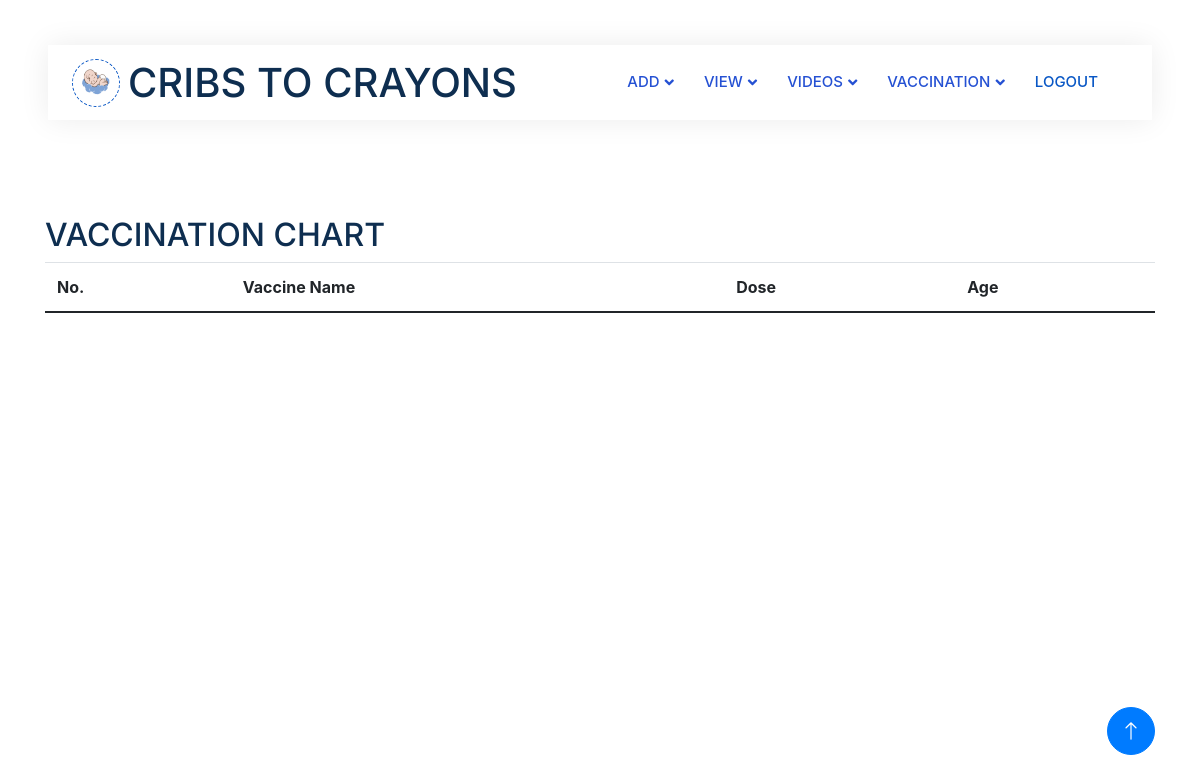
Page /mainviewvaccine (signed in) on the earlier database version.
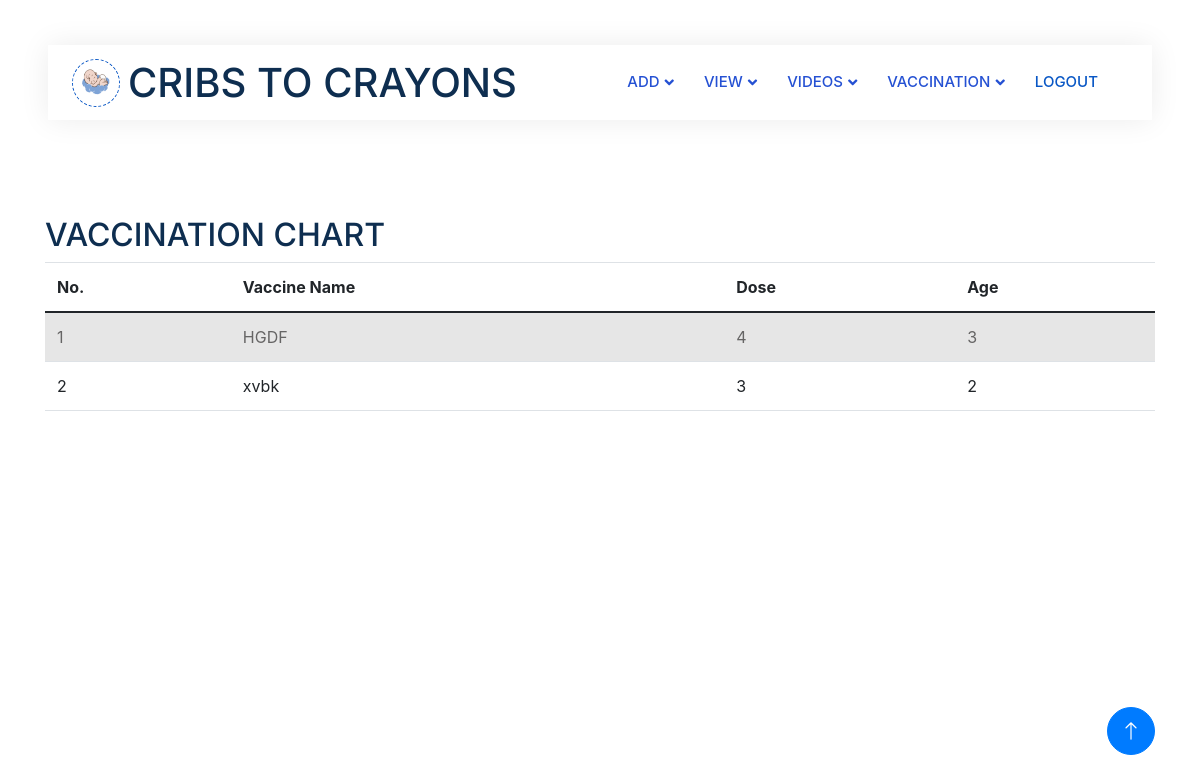
Same page on the later database version.
### app1/models.py (models this page shows)
class Vaccination(models.Model):
     hospital_id=models.ForeignKey(Hospital,on_delete=models.CASCADE)
     Vaccination_name=models.CharField(max_length=100,blank=True,null=True)
     Dose=models.IntegerField(null=True, blank=True)
     Age=models.IntegerField(null=True, blank=True)

### app1/views.py (the view)
# urls.py: path('mainviewvaccine',views.mainview_vaccine,name="mainviewvaccine"),
def mainview_vaccine(request):
    log_id=LoginUser.objects.get(id=request.user.id)
    hospital=Hospital.objects.get(login_id=log_id)
    vaccine=Vaccination.objects.filter(hospital_id=hospital)
    context={
        'vaccine':vaccine
    }
    return render(request,'Hospital/viewmainvaccine.html',context)

### template/Hospital/viewmainvaccine.html (shortened to what this page needs)
<!DOCTYPE html>
<html lang="en">
{% load static %}
<head>
    <link href="https://cdnjs.cloudflare.com/ajax/libs/font-awesome/5.10.0/css/all.min.css" rel="stylesheet">
    <link href="https://cdn.jsdelivr.net/npm/bootstrap-icons@1.4.1/font/bootstrap-icons.css" rel="stylesheet">
    <link href="{% static 'js/animate.min.css' %}" rel="stylesheet">
    <link href="{% static 'js/owl.carousel.min.css' %}" rel="stylesheet">
    <link href="{% static 'css/bootstrap.min.css' %}" rel="stylesheet">
    <link rel="stylesheet" href="https://stackpath.bootstrapcdn.com/bootstrap/4.5.2/css/bootstrap.min.css">
    <link href="{% static 'css/style.css' %}" rel="stylesheet">
</head>
<body>
    <div class="container-xxl bg-white p-0">
        <div class="container-fluid nav-bar bg-transparent">
            <nav class="navbar navbar-expand-lg bg-white navbar-light py-0 px-4">
                <a href="index.html" class="navbar-brand d-flex align-items-center text-center">
                    <div class="icon p-2 me-2">
                        <img class="img-fluid" src="{% static 'img/logo.gif' %}" alt="Icon" style="width: 30px; height: 30px;">
                    </div>
                    <h1 class="m-0 " >CRIBS TO CRAYONS</h1>
                </a>
                <div class="collapse navbar-collapse" id="navbarCollapse">
                    <div class="navbar-nav ms-auto">
                        <div class="nav-item dropdown">
                            <a href="#" class="nav-link dropdown-toggle" data-bs-toggle="dropdown">ADD</a>
                        </div>
                        <div class="nav-item dropdown">
                          <a href="#" class="nav-link dropdown-toggle" data-bs-toggle="dropdown">VIEW</a>
                      </div>
                      <div class="nav-item dropdown">
                        <a href="#" class="nav-link dropdown-toggle" data-bs-toggle="dropdown">VIDEOS</a>
                    </div>
                      <div class="nav-item dropdown">
                        <a href="#" class="nav-link dropdown-toggle" data-bs-toggle="dropdown">VACCINATION</a>
                  </div>
                    <a href="{% url 'login'%}" class="nav-item nav-link active" >LOGOUT</a>
                </div>
            </nav>
        </div>
<br>
<br>
<br>
<br>
<div class="container">
    <h2>VACCINATION CHART</h2>
    <table class="table table-striped">
      <thead>
        <tr>
          <th>No.</th>
          <th>Vaccine Name</th>
          <th>Dose</th>
          <th>Age</th>
        </tr>
      </thead>
      <tbody>
        {% for i in vaccine %}
        <tr>
          <td>{{ forloop.counter }}</td>
          <td>{{ i.Vaccination_name }}</td>
         <td>{{ i.Dose }}</td>
         <td>{{ i.Age }}</td>
         </tr>
         {% endfor %}
      </tbody>
    </table>
  </div>
  <a href="#" class="btn btn-lg btn-primary btn-lg-square back-to-top"><i class="bi bi-arrow-up"></i></a>
</div>
</body>
</html>

Differences in the rows shown:
added Vaccination: Vaccination_name "HGDF", Dose "4", Age "3"
added Vaccination: Vaccination_name "xvbk", Dose "3", Age "2"
